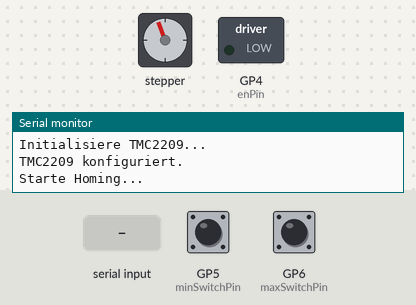
Simulated run of this program. Board: Raspberry Pi Pico. Parts: stepper motor, switched loads named in the program (green lamp = pin HIGH), the last lines printed to the serial monitor. The test bench sets the inputs (shaded band); at power-on: GP5 (minSwitchPin) HIGH, GP6 (maxSwitchPin) HIGH. Stepper angles assume 200 steps per turn.

Above: at 1.25 s.
1.3 s: GP5 (minSwitchPin) pulled LOW for 0.15 s
At 1.7 s:
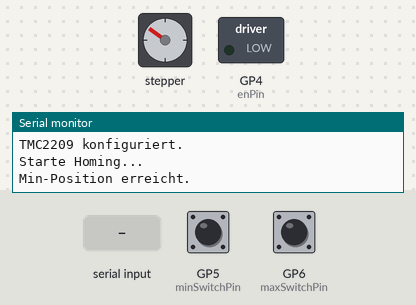
4.4 s: GP6 (maxSwitchPin) pulled LOW for 0.15 s
7.4 s: "GOTO\n" received over Serial
At 10.0 s:
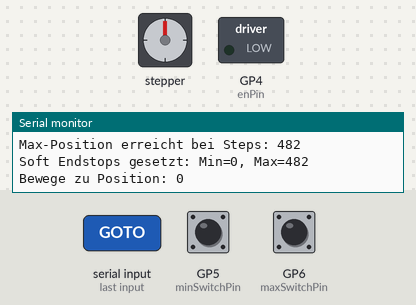
10.4 s: "RESET\n" received over the second serial link
At 11.2 s:
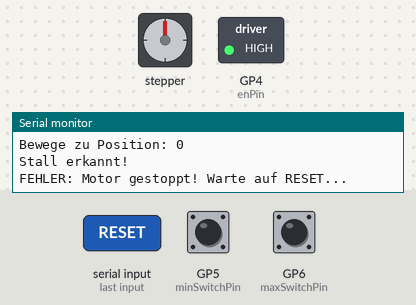
11.9 s: "HOME\n" received over Serial
At 12.35 s:
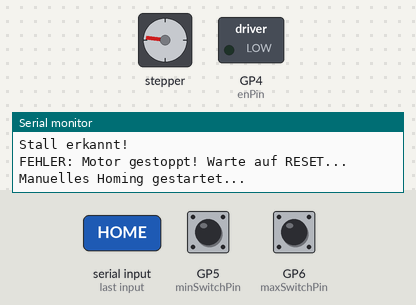
14.9 s: "RESET\n" received over Serial
Timing chart, 0 to 18.9 s (numbered marks = the images above; inputs shaded):
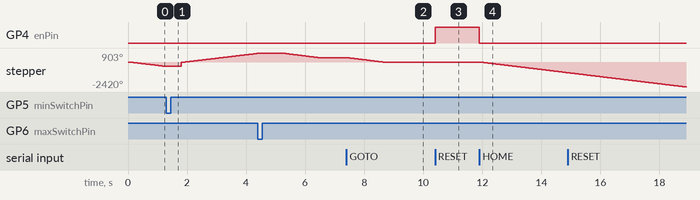

Measured:
- after the input at 7.4 s, stepper: turns 433° counter-clockwise in 1.4 s, starting at once
- after the input at 10.4 s, GP4 (enPin): LOW → HIGH at once
- after the input at 11.9 s, GP4 (enPin): HIGH → LOW at once; stepper: keeps turning counter-clockwise at about 344°/s, starting at once

The program:

main.cpp
```cpp
#include <Arduino.h>
#include <AccelStepper.h>

// ---------------------------
// Hardware Definitionen
// ---------------------------
const int stepPin = 2;
const int dirPin = 3;
const int enPin = 4;
const int minSwitchPin = 5;
const int maxSwitchPin = 6;

// TMC2209 UART Pins für Hardware UART1 des Pico
// UART1: TX = GPIO4 (Pin 6), RX = GPIO5 (Pin 7)

// ---------------------------
// Globale Variablen
// ---------------------------
AccelStepper stepper(AccelStepper::DRIVER, stepPin, dirPin);
long currentPosition = 0;
long maxPosition = 0;
long targetPosition = 0;

// Soft Endstops - konfigurierbar
long softMinPosition = 0;      // Standard: 0
long softMaxPosition = 0;      // Standard: wird nach Homing auf maxPosition gesetzt
bool softEndstopsEnabled = true; // Soft Endstops aktiviert/deaktiviert

enum State {
  INIT,
  HOMING_MIN,
  HOMING_MAX,
  READY,
  ERROR_DETECTED,
  WAIT_RESET,
  AUTO_REHOME
};

State currentState = INIT;
unsigned long errorTimestamp = 0;
const unsigned long resetTimeout = 10 * 60 * 1000UL;
bool stallDetected = false;
const int SG_THRESHOLD = 100; // Schwellwert für StallGuard Auslösung (anpassen je nach Motorlast!)

// ---------------------------
// Funktionsdeklarationen
// ---------------------------
void handleSerial();
bool checkForUnexpectedSwitch();
void errorDetected();
void resetMotor();
void initTMC2209();
void sendTMC2209Command(byte address, byte value);
void checkStallGuard();
bool checkSoftEndstops(long position);
void setSoftEndstops(long minPos, long maxPos);
void moveTo(long position);

// ---------------------------
// Setup
// ---------------------------
void setup() {
  Serial.begin(115200);
  pinMode(enPin, OUTPUT);
  digitalWrite(enPin, LOW);
  pinMode(minSwitchPin, INPUT_PULLUP);
  pinMode(maxSwitchPin, INPUT_PULLUP);
  stepper.setMaxSpeed(400);
  stepper.setAcceleration(1000);

  // Hardware UART für TMC2209
  Serial1.begin(115200);

  Serial.println("System gestartet...");
  initTMC2209(); // StallGuard aktivieren!
}

// ---------------------------
// Haupt-Loop
// ---------------------------
void loop() {
  handleSerial();
  checkStallGuard();

  switch (currentState) {
    case INIT:
      Serial.println("Starte Homing...");
      stepper.setMaxSpeed(200);
      stepper.moveTo(-100000);
      currentState = HOMING_MIN;
      break;

    case HOMING_MIN:
      stepper.run();
      if (digitalRead(minSwitchPin) == LOW) {
        stepper.stop();
        stepper.setCurrentPosition(0);
        Serial.println("Min-Position erreicht.");
        delay(500);
        stepper.moveTo(100000);
        currentState = HOMING_MAX;
      }
      break;

    case HOMING_MAX:
      stepper.run();
      if (digitalRead(maxSwitchPin) == LOW) {
        stepper.stop();
        maxPosition = stepper.currentPosition();
        Serial.print("Max-Position erreicht bei Steps: ");
        Serial.println(maxPosition);

        // Setze Soft Endstops nach Homing
        softMinPosition = 0;
        softMaxPosition = maxPosition;
        Serial.println("Soft Endstops gesetzt: Min=0, Max=" + String(maxPosition));

        delay(500);
        moveTo(maxPosition / 2);
        targetPosition = maxPosition / 2;
        currentState = READY;
      }
      break;

    case READY:
      stepper.run();
      if (checkForUnexpectedSwitch() || stallDetected) {
        errorDetected();
      }
      break;

    case ERROR_DETECTED:
      stepper.stop();
      digitalWrite(enPin, HIGH);
      Serial.println("FEHLER: Motor gestoppt! Warte auf RESET...");
      errorTimestamp = millis();
      currentState = WAIT_RESET;
      break;

    case WAIT_RESET:
      if (Serial.available()) {
        String cmd = Serial.readStringUntil('\n');
        cmd.trim();
        if (cmd == "RESET") {
          Serial.println("RESET empfangen! Starte Homing neu...");
          resetMotor();
        }
      }
      if (millis() - errorTimestamp >= resetTimeout) {
        Serial.println("10 Minuten vorbei - automatisches Re-Homing...");
        resetMotor();
      }
      break;

    case AUTO_REHOME:
      digitalWrite(enPin, LOW);
      stepper.setMaxSpeed(200);
      stepper.moveTo(-100000);
      currentState = HOMING_MIN;
      break;
  }
}

// ---------------------------
// Soft Endstop Funktionen
// ---------------------------
bool checkSoftEndstops(long position) {
  if (!softEndstopsEnabled) return true;

  if (position < softMinPosition) {
    Serial.println("Soft Min Endstop erreicht! Position begrenzt auf " + String(softMinPosition));
    return false;
  }

  if (position > softMaxPosition) {
    Serial.println("Soft Max Endstop erreicht! Position begrenzt auf " + String(softMaxPosition));
    return false;
  }

  return true;
}

void setSoftEndstops(long minPos, long maxPos) {
  if (minPos < 0) minPos = 0;
  if (maxPos > maxPosition) maxPos = maxPosition;
  if (minPos >= maxPos) {
    Serial.println("Fehler: Min muss kleiner als Max sein!");
    return;
  }

  softMinPosition = minPos;
  softMaxPosition = maxPos;
  Serial.println("Soft Endstops gesetzt: Min=" + String(minPos) + ", Max=" + String(maxPos));
}

void moveTo(long position) {
  if (checkSoftEndstops(position)) {
    stepper.moveTo(position);
    targetPosition = position;
  } else {
    // Wenn Position außerhalb der Soft Endstops liegt, bewege zur nächsten erlaubten Position
    if (position < softMinPosition) {
      stepper.moveTo(softMinPosition);
      targetPosition = softMinPosition;
    } else if (position > softMaxPosition) {
      stepper.moveTo(softMaxPosition);
      targetPosition = softMaxPosition;
    }
  }
}

// ---------------------------
// Hilfsfunktionen
// ---------------------------
void handleSerial() {
  if (Serial.available()) {
    String input = Serial.readStringUntil('\n');
    input.trim();

    if (input.startsWith("GOTO")) {
      if (currentState == READY) {
        long pos = input.substring(5).toInt();
        moveTo(pos);
        Serial.print("Bewege zu Position: ");
        Serial.println(targetPosition);
      } else {
        Serial.println("Motor nicht bereit.");
      }
    }
    else if (input == "POS?") {
      Serial.print("Aktuelle Position: ");
      Serial.println(stepper.currentPosition());
    }
    else if (input == "RESET") {
      if (currentState == WAIT_RESET) {
        Serial.println("RESET während WAIT_RESET empfangen.");
      } else {
        Serial.println("RESET ignoriert (kein Fehler aktiv).");
      }
    }
    else if (input == "HOME") {
      Serial.println("Manuelles Homing gestartet...");
      resetMotor();
    }
    else if (input.startsWith("SOFTMIN")) {
      if (currentState == READY) {
        long minPos = input.substring(8).toInt();
        setSoftEndstops(minPos, softMaxPosition);
      } else {
        Serial.println("Motor nicht bereit.");
      }
    }
    else if (input.startsWith("SOFTMAX")) {
      if (currentState == READY) {
        long maxPos = input.substring(8).toInt();
        setSoftEndstops(softMinPosition, maxPos);
      } else {
        Serial.println("Motor nicht bereit.");
      }
    }
    else if (input == "SOFTENDSTOPS ON") {
      softEndstopsEnabled = true;
      Serial.println("Soft Endstops aktiviert");
    }
    else if (input == "SOFTENDSTOPS OFF") {
      softEndstopsEnabled = false;
      Serial.println("Soft Endstops deaktiviert");
    }
    else if (input == "SOFTENDSTOPS?") {
      Serial.println("Soft Endstops: " + String(softEndstopsEnabled ? "aktiviert" : "deaktiviert"));
      Serial.println("Min: " + String(softMinPosition) + ", Max: " + String(softMaxPosition));
    }
    else {
      Serial.println("Unbekannter Befehl.");
    }
  }
}

bool checkForUnexpectedSwitch() {
  if (digitalRead(minSwitchPin) == LOW && stepper.speed() > 0) return true;
  if (digitalRead(maxSwitchPin) == LOW && stepper.speed() < 0) return true;
  return false;
}

void errorDetected() {
  stepper.stop();
  digitalWrite(enPin, HIGH);
  currentState = ERROR_DETECTED;
}

void resetMotor() {
  stallDetected = false;
  currentState = AUTO_REHOME;
}

// ---------------------------
// TMC2209 Initialisierung
// ---------------------------
void initTMC2209() {
  Serial.println("Initialisiere TMC2209...");
  sendTMC2209Command(0x03, 0x00); // Reset IC (GCONF)
  delay(10);

  // CoolStep deaktivieren, StallGuard aktivieren
  sendTMC2209Command(0x6C, 0x00); // CoolStep abschalten

  // StallGuard Threshold setzen (niedriger Wert = empfindlicher)
  sendTMC2209Command(0x40, SG_THRESHOLD);

  Serial.println("TMC2209 konfiguriert.");
}

void sendTMC2209Command(byte address, byte value) {
  Serial1.write(0x05); // Sync
  Serial1.write(address); // Registeradresse
  Serial1.write(value); // Wert
  Serial1.flush();
}

void checkStallGuard() {
  if (currentState != READY) return;

  Serial1.write(0x05); // Sync
  Serial1.write(0x6F); // Request DRV_STATUS
  Serial1.flush();

  if (Serial1.available() > 0) {
    byte status = Serial1.read();
    if ((status & 0x10) == 0x10) { // StallBit gesetzt
      stallDetected = true;
      Serial.println("Stall erkannt!");
    }
  }
}
```
